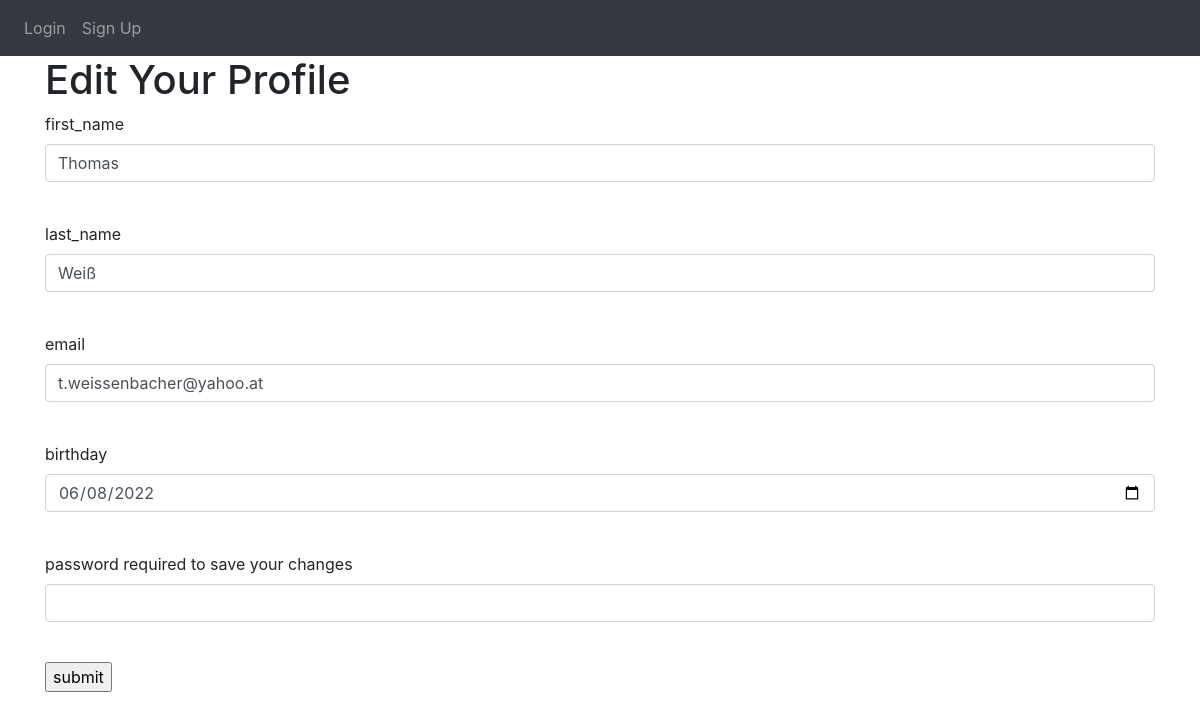
Before: /edit_emp_user/1 with the older database file.
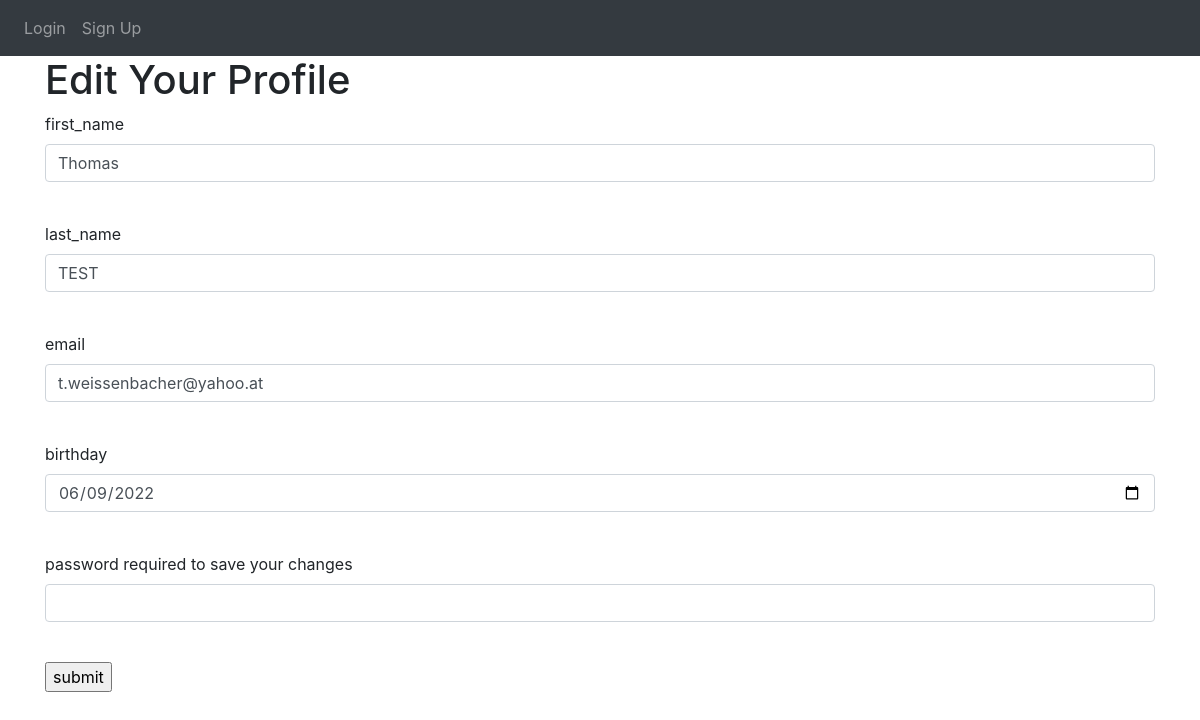
After: the same page with the newer database file.
### website/models.py (models this page shows)
class User(db.Model, UserMixin):
    id = db.Column(db.Integer, primary_key=True)
    email = db.Column(db.String(150), unique=True)
    password = db.Column(db.String(150))
    first_name = db.Column(db.String(150))
    last_name = db.Column(db.String(150))
    birthday = db.Column(db.Date, default=func.now())
    admin = db.Column(db.Boolean, default=False)

### website/views.py (the view)
@views.route('/edit_emp_user/<int:user_id>', methods=['GET', 'POST'])
def edit_emp_users(user_id):
    form = EditEmpUserForm()
    emp_user_edit = User.query.get(user_id)
    if form.validate_on_submit():
        emp_user_edit.first_name = form.first_name.data
        emp_user_edit.last_name = form.last_name.data
        emp_user_edit.email = form.email.data
        emp_user_edit.password = form.password.data
        emp_user_edit.password = generate_password_hash(emp_user_edit.password)
        emp_user_edit.birthday = form.birthday.data
        db.session.commit()
        flash('Your changes have been saved')
        return redirect('/all_users')
    elif request.method == 'GET':
        form.first_name.data = emp_user_edit.first_name
        form.last_name.data = emp_user_edit.last_name
        form.email.data = emp_user_edit.email
        form.password.data = emp_user_edit.password
        form.birthday.data = emp_user_edit.birthday
    return render_template('edit_emp_user.html', title='Edit Your Profile', user=current_user, form=form)

### website/forms.py
class EditEmpUserForm(FlaskForm):
    first_name = StringField('first_name', validators=[DataRequired()])
    last_name = StringField('last_name', validators=[Length(min=3, max=150)])
    email = EmailField('email', validators=email_validator)
    password = StringField('password required to save your changes', validators=[InputRequired()], widget=PasswordInput(hide_value=True))
    birthday = DateField('birthday')
    submit = SubmitField('submit')

### website/templates/edit_emp_user.html (shortened to what this page needs)
{% extends "base.html" %}
{% block content %}
<h1>{{ title }}</h1>
<form action="" method="post">
    <p>
        {{ form.first_name.label(class="form-label") }} <br>
        {{ form.first_name(class="form-control", size=150) }} <br>
    </p>
    <p>
        {{ form.last_name.label(class="form-label") }} <br>
        {{ form.last_name(class="form-control", size=150) }} <br>
    </p>
    <p>
        {{ form.email.label(class="form-label") }} <br>
        {{ form.email(class="form-control", size=150) }} <br>
    </p>
    <p>
        {{ form.birthday.label(class="form-label") }} <br>
        {{ form.birthday(class="form-control", size=150) }} <br>
    </p>
    <p>
        {{ form.password.label(class="form-label") }} <br>
        {{ form.password(class="form-control") }} <br>
    </p>
    <p>{{ form.submit() }}</p>
</form>
{% endblock %}

Changed rows visible on the page:
changed User "Thomas": last_name "Weiß" → "TEST"; birthday "06/08/2022" → "06/09/2022"
